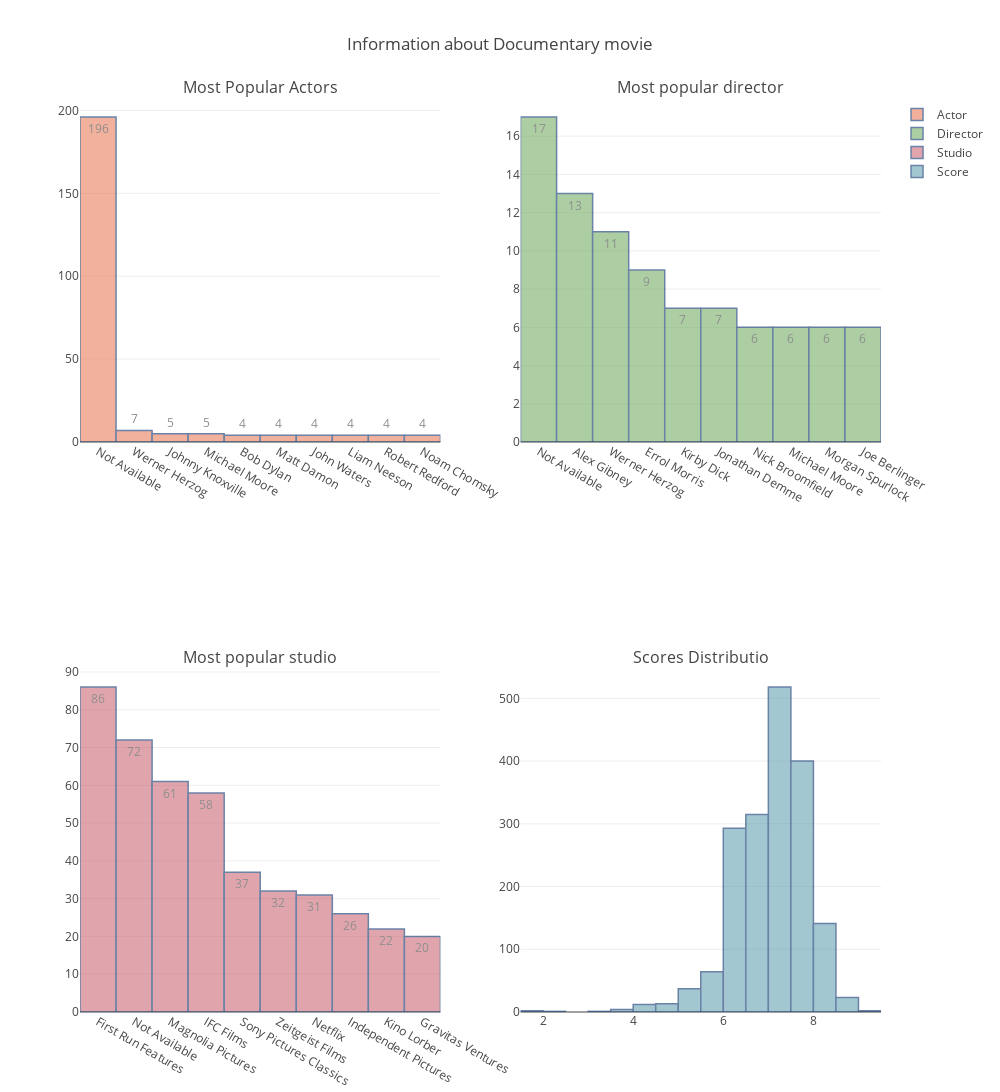

Source (notebook cell):
### Code cell
df_docu = movie[movie['Genre'].str.contains('Documentary')]
plt.figure(figsize=(30,20))
df_action = df_docu
df_action.replace('  ','Not Available',inplace = True)
info = []
info.append(len(df_action))
info.append(df_action['Cast 1'].value_counts().index[1])
info.append(df_action['Director 1'].value_counts().index[1])
info.append(df_action['Studio'].value_counts().index[0])
info.append([df_action['scores'].max(),df_action[df_action['scores'] == df_action['scores'].max()]])
info.append([df_action['scores'].min(),df_action[df_action['scores'] == df_action['scores'].min()]])
fig = tools.make_subplots(rows=2, cols=2,subplot_titles = ('Most Popular Actors','Most popular director','Most popular studio','Scores Distributio'))
actor = go.Bar(
            y=df_action['Cast 1'].value_counts()[:10],
            x=df_action['Cast 1'].value_counts()[:10].index[:10],
            text=df_action['Cast 1'].value_counts()[:10],
            textposition = 'auto',
            marker=dict(
                color='rgb(234,125,92)',
                line=dict(
                    color='rgb(8,48,107)',
                    width=1.5),
            ),
            name = 'Actor',
            opacity=0.6
        )
director = go.Bar(
            y=df_action['Director 1'].value_counts()[:10],
            x=df_action['Director 1'].value_counts()[:10].index[:10],
            text=df_action['Director 1'].value_counts()[:10],
            textposition = 'auto',
            marker=dict(
                color='rgb(119,174,103)',
                line=dict(
                    color='rgb(8,48,107)',
                    width=1.5),
            ),
    name = 'Director',
            opacity=0.6
        )
studio = go.Bar(
            y=df_action['Studio'].value_counts()[:10],
            x=df_action['Studio'].value_counts()[:10].index[:10],
            text=df_action['Studio'].value_counts()[:10],
            textposition = 'auto',
            marker=dict(
                color='rgb(204,106,118)',
                line=dict(
                    color='rgb(8,48,107)',
                    width=1.5),
            ),
    name = 'Studio',
            opacity=0.6
        )
score = go.Histogram(
            x=df_action['scores'],
            xbins=dict(
            start=0,
            end=10,
            size=0.5
        ),
            marker=dict(
                color='rgb(103,162,178)',
                line=dict(
                    color='rgb(8,48,107)',
                    width=1.5),
            ),
    name = 'Score',
            opacity=0.6
        )

fig.append_trace(actor, 1, 1)
fig.append_trace(director, 1, 2)
fig.append_trace(studio, 2, 1)
fig.append_trace(score, 2, 2)
fig['layout'].update(height=1600, width=1000, title='Information about Documentary movie')
iplot(fig)
pio.write_image(fig, 'static/img/docu.png')

### Figure 1 — Plotly figure (JSON) as saved in the notebook; plotly's stock layout.template omitted (floating-point values rounded to 4 significant figures; data arrays with more than 128 entries replaced by an {"elided": "..."} marker saying what was removed)
{"data": [{"marker": {"color": "rgb(234,125,92)", "line": {"color": "rgb(8,48,107)", "width": 1.5}}, "name": "Actor", "opacity": 0.6, "text": [196, 7, 5, 5, 4, 4, 4, 4, 4, 4], "textposition": "auto", "type": "bar", "uid": "3a509e50-ca1e-4646-9a97-19e7fbc67b47", "x": ["Not Available", "Werner Herzog  ", "Johnny Knoxville  ", "Michael Moore  ", "Bob Dylan  ", "Matt Damon  ", "John Waters  ", "Liam Neeson  ", "Robert Redford  ", "Noam Chomsky  "], "xaxis": "x", "y": [196, 7, 5, 5, 4, 4, 4, 4, 4, 4], "yaxis": "y"}, {"marker": {"color": "rgb(119,174,103)", "line": {"color": "rgb(8,48,107)", "width": 1.5}}, "name": "Director", "opacity": 0.6, "text": [17, 13, 11, 9, 7, 7, 6, 6, 6, 6], "textposition": "auto", "type": "bar", "uid": "9643dc7c-59ea-450c-82b1-0fadda69f8b6", "x": ["Not Available", "Alex Gibney  ", "Werner Herzog  ", "Errol Morris  ", "Kirby Dick  ", "Jonathan Demme  ", "Nick Broomfield  ", "Michael Moore  ", "Morgan Spurlock  ", "Joe Berlinger  "], "xaxis": "x2", "y": [17, 13, 11, 9, 7, 7, 6, 6, 6, 6], "yaxis": "y2"}, {"marker": {"color": "rgb(204,106,118)", "line": {"color": "rgb(8,48,107)", "width": 1.5}}, "name": "Studio", "opacity": 0.6, "text": [86, 72, 61, 58, 37, 32, 31, 26, 22, 20], "textposition": "auto", "type": "bar", "uid": "b8c11990-8101-466e-a5d8-c5b4083b4800", "x": ["First Run Features  ", "Not Available", "Magnolia Pictures  ", "IFC Films  ", "Sony Pictures Classics  ", "Zeitgeist Films  ", "Netflix  ", "Independent Pictures  ", "Kino Lorber  ", "Gravitas Ventures  "], "xaxis": "x3", "y": [86, 72, 61, 58, 37, 32, 31, 26, 22, 20], "yaxis": "y3"}, {"marker": {"color": "rgb(103,162,178)", "line": {"color": "rgb(8,48,107)", "width": 1.5}}, "name": "Score", "opacity": 0.6, "type": "histogram", "uid": "8123d60d-2768-4908-b7ff-6202ffab3892", "x": {"elided": "1826 float values"}, "xaxis": "x4", "xbins": {"end": 10, "size": 0.5, "start": 0}, "yaxis": "y4"}], "layout": {"annotations": [{"font": {"size": 16}, "showarrow": false, "text": "Most Popular Actors", "x": 0.225, "xanchor": "center", "xref": "paper", "y": 1, "yanchor": "bottom", "yref": "paper"}, {"font": {"size": 16}, "showarrow": false, "text": "Most popular director", "x": 0.775, "xanchor": "center", "xref": "paper", "y": 1, "yanchor": "bottom", "yref": "paper"}, {"font": {"size": 16}, "showarrow": false, "text": "Most popular studio", "x": 0.225, "xanchor": "center", "xref": "paper", "y": 0.375, "yanchor": "bottom", "yref": "paper"}, {"font": {"size": 16}, "showarrow": false, "text": "Scores Distributio", "x": 0.775, "xanchor": "center", "xref": "paper", "y": 0.375, "yanchor": "bottom", "yref": "paper"}], "height": 1600, "title": {"text": "Information about Documentary movie"}, "width": 1000, "xaxis": {"anchor": "y", "autorange": true, "domain": [0, 0.45], "range": [-0.5, 9.5], "type": "category"}, "xaxis2": {"anchor": "y2", "autorange": true, "domain": [0.55, 1], "range": [-0.5, 9.5], "type": "category"}, "xaxis3": {"anchor": "y3", "autorange": true, "domain": [0, 0.45], "range": [-0.5, 9.5], "type": "category"}, "xaxis4": {"anchor": "y4", "autorange": true, "domain": [0.55, 1], "range": [1.5, 9.5], "type": "linear"}, "yaxis": {"anchor": "x", "autorange": true, "domain": [0.625, 1], "range": [0, 206.3], "type": "linear"}, "yaxis2": {"anchor": "x2", "autorange": true, "domain": [0.625, 1], "range": [0, 17.89], "type": "linear"}, "yaxis3": {"anchor": "x3", "autorange": true, "domain": [0, 0.375], "range": [0, 90.53], "type": "linear"}, "yaxis4": {"anchor": "x4", "autorange": true, "domain": [0, 0.375], "range": [0, 545.3]}}}
